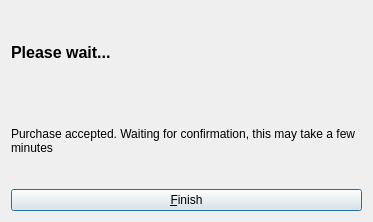
<?xml version="1.0" encoding="UTF-8"?>
<ui version="4.0">
 <class>OfferPayDialog</class>
 <widget class="QDialog" name="OfferPayDialog">
  <property name="geometry">
   <rect>
    <x>0</x>
    <y>0</y>
    <width>373</width>
    <height>222</height>
   </rect>
  </property>
  <property name="windowTitle">
   <string>Pay For Item</string>
  </property>
  <layout class="QGridLayout" name="gridLayout">
   <item row="1" column="0">
    <widget class="QLabel" name="purchaseHint">
     <property name="cursor">
      <cursorShape>IBeamCursor</cursorShape>
     </property>
     <property name="text">
      <string notr="true">Purchase accepted. Waiting for confirmation, this may take a few minutes</string>
     </property>
     <property name="textFormat">
      <enum>Qt::RichText</enum>
     </property>
     <property name="wordWrap">
      <bool>true</bool>
     </property>
     <property name="textInteractionFlags">
      <set>Qt::LinksAccessibleByMouse|Qt::TextSelectableByKeyboard|Qt::TextSelectableByMouse</set>
     </property>
    </widget>
   </item>
   <item row="0" column="0">
    <layout class="QHBoxLayout" name="horizontalLayout">
     <item>
      <widget class="QLabel" name="payMessage">
       <property name="font">
        <font>
         <pointsize>12</pointsize>
         <weight>75</weight>
         <bold>true</bold>
        </font>
       </property>
       <property name="cursor">
        <cursorShape>IBeamCursor</cursorShape>
       </property>
       <property name="text">
        <string>&lt;html&gt;&lt;head/&gt;&lt;body&gt;&lt;p&gt;&lt;span style=&quot; font-size:12pt; font-weight:600;&quot;&gt;Please wait...&lt;/span&gt;&lt;/p&gt;&lt;/body&gt;&lt;/html&gt;</string>
       </property>
       <property name="wordWrap">
        <bool>true</bool>
       </property>
       <property name="textInteractionFlags">
        <set>Qt::LinksAccessibleByMouse|Qt::TextSelectableByKeyboard|Qt::TextSelectableByMouse</set>
       </property>
      </widget>
     </item>
    </layout>
   </item>
   <item row="2" column="0">
    <widget class="QPushButton" name="finishButton">
     <property name="text">
      <string>&amp;Finish</string>
     </property>
     <property name="icon">
      <iconset resource="../syscoin.qrc">
       <normaloff>:/icons/synced</normaloff>:/icons/synced</iconset>
     </property>
    </widget>
   </item>
  </layout>
 </widget>
 <resources>
  <include location="../syscoin.qrc"/>
 </resources>
 <connections/>
</ui>
